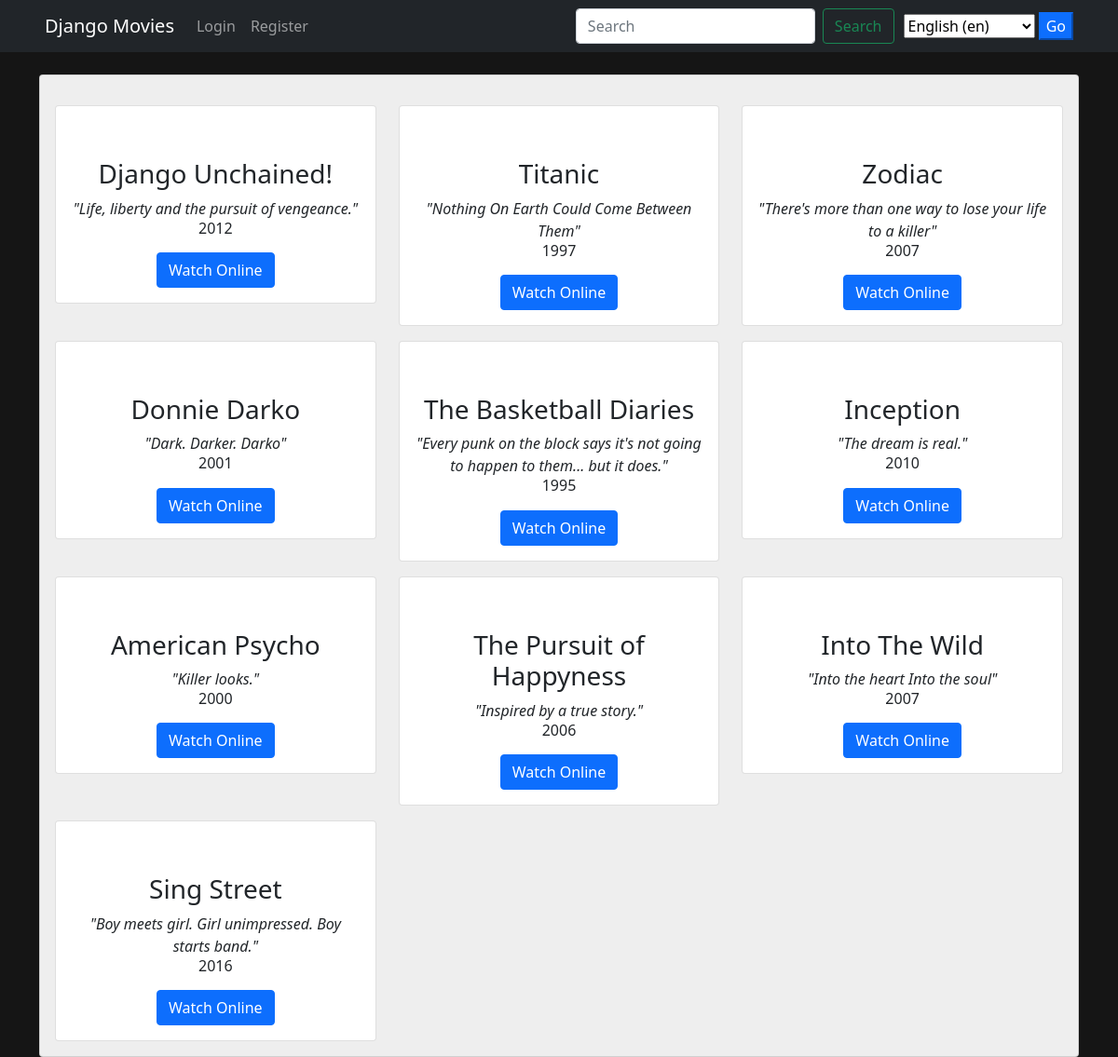
The page /en/ on the database its author committed.
### main/models.py (models this page shows, shortened)
class Movie(models.Model):
    name = models.CharField(max_length=300)
    tagline = models.CharField(max_length=300, default='')
    genres = models.ManyToManyField(Genre)
    director = models.CharField(max_length=300)
    cast = models.CharField(max_length=800)
    description = models.TextField(max_length=5000)
    release_date = models.DateField()
    average_rating = models.FloatField(default=0)
    image = models.URLField(default=None, null=True)
    video_url = models.URLField('Video URL', default=None, null=True)

### main/views.py (the view)
# urls.py: path('', views.HomeView.as_view(), name='home'),
class HomeView(View):
    def get(self, request):
        query = request.GET.get('title')
        all_movies = None
        if query:
            all_movies = Movie.objects.filter(name__icontains=query)
        else:
            all_movies = Movie.objects.all()
        context = {
            'movies': all_movies,
        }
        return render(request, 'main/index.html', context)

### main/templates/main/index.html (shortened to what this page needs)
{% extends 'main/base.html' %}
{% load i18n %}
{% block content %}
<div class="container">
    <div class="card mt-4 backdrop">
        <div class="card-body">
            <div class="row">
                {% for movie in movies %}
                <div class="col-md-4">
                    <div class="card mt-3">
                        <div class="card-body">
                            <div class="text-center">
                                <h3 class="text-center mt-3">{{ movie.name }}</h3>
                                <div class="text-center">
                                    <i>"{{ movie.tagline }}"</i>
                                    <br>
                                    <h6>{{ movie.release_date.year }}</h6>
                                </div>
                            </div>
                            <div class="text-center mt-3">
                                <button class="btn btn-primary">
                                    <a href="{% url 'main:detail' movie.id %}" class="text-white" style="text-decoration: none;">{% translate 'Watch Online' %}</a>
                                </button>
                            </div>
                        </div>
                    </div>
                </div>
                {% endfor %}
            </div>
        </div>
    </div>
</div>
{% endblock content %}

### main/templates/main/base.html (shortened to what this page needs)
<!doctype html>
{% load i18n %}
<html lang="en">
	<head>
		<link href="https://cdn.jsdelivr.net/npm/bootstrap@5.0.1/dist/css/bootstrap.min.css" rel="stylesheet">
		{% load static %}
		<link rel="stylesheet" href="{% static 'css/main.css' %}">
	</head>
	<body>
		<nav class="navbar navbar-expand-lg navbar-dark bg-dark text-white">
			<div class="container-fluid px-5">
				<a class="navbar-brand" href="{% url 'main:home' %}">Django Movies</a>
				<div class="collapse navbar-collapse" id="navbarSupportedContent">
					<ul class="navbar-nav me-auto mb-2 mb-lg-0">
						{% if user.is_authenticated %}
						<li class="nav-item dropdown">
							<a class="nav-link dropdown-toggle" href="#" id="navbarDropdown" role="button" data-bs-toggle="dropdown" aria-expanded="false">
							{{ user.username }}
							</a>
							<ul class="dropdown-menu" aria-labelledby="navbarDropdown">
							<li><a class="dropdown-item" href="#">{% translate 'My Profile' %}</a></li>
							<li><hr class="dropdown-divider"></li>
							<li><a class="dropdown-item" href="{% url 'accounts:logout' %}">{% translate 'Logout' %}</a></li>
							</ul>
						</li>
						{% else %}
							<li class="nav-item">
								<a href="{% url 'accounts:login' %}" class="nav-link">{% translate 'Login' %}</a>
							</li>
							<li class="nav-item">
								<a href="{% url 'accounts:register' %}" class="nav-link">{% translate 'Register' %}</a>
							</li>
						{% endif %}
					</ul>
					<form action="{% url 'main:home' %}" method="GET" class="d-flex">
						<input class="form-control me-2" type="search" placeholder="Search" aria-label="Search" name="title">
						<button class="btn btn-outline-success" type="submit" class="mx-5">{% translate 'Search' %}</button>
					</form>
					<form action="{% url 'set_language' %}" method="post" style="margin-left: 10px;">{% csrf_token %}
						<select name="language">
								{% get_current_language as LANGUAGE_CODE %}
								{% get_available_languages as LANGUAGES %}
								{% get_language_info_list for LANGUAGES as languages %}
								{% for language in languages %}
										<option value="{{ language.code }}"{% if language.code == LANGUAGE_CODE %}
														selected{% endif %}>
												{{ language.name_local }} ({{ language.code }})
										</option>
								{% endfor %}
						</select>
						<input type="submit" value="Go" class="btn-primary">
				</form>
				</div>
			</div>
		</nav>
		{% block content %}
		{% endblock content %}
	</body>
</html>

### main/static/css/main.css (style rules this page uses)
body { background-color: #151515; }
.backdrop { background-color: rgb(238, 238, 238); }

### rows shown on the page
Movie: name "Django Unchained!", tagline "Life, liberty and the pursuit of vengeance.", release_date.year "2012"
Movie: name "Titanic", tagline "Nothing On Earth Could Come Between Them", release_date.year "1997"
Movie: name "Zodiac", tagline "There's more than one way to lose your life to a killer", release_date.year "2007"
Movie: name "Donnie Darko", tagline "Dark. Darker. Darko", release_date.year "2001"
Movie: name "The Basketball Diaries", tagline "Every punk on the block says it's not going to happen to them... but it does.", release_date.year "1995"
Movie: name "Inception", tagline "The dream is real.", release_date.year "2010"
Movie: name "American Psycho", tagline "Killer looks.", release_date.year "2000"
Movie: name "The Pursuit of Happyness", tagline "Inspired by a true story.", release_date.year "2006"
Movie: name "Into The Wild", tagline "Into the heart Into the soul", release_date.year "2007"
Movie: name "Sing Street", tagline "Boy meets girl. Girl unimpressed. Boy starts band.", release_date.year "2016"

### other values the page prints
form field language "English (en)"
